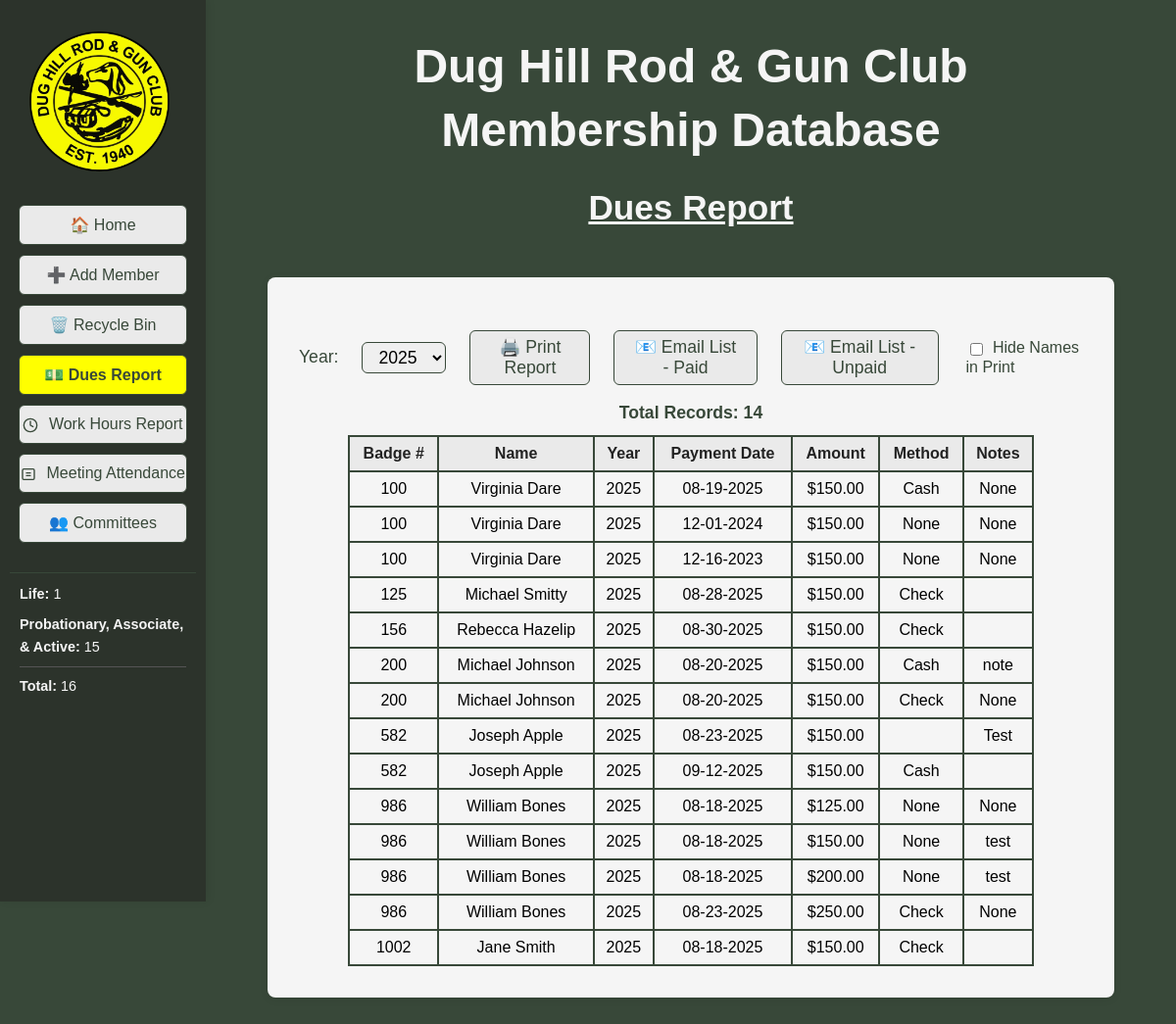
The page /dues_report on the database its author committed.
### tables this page shows
CREATE TABLE "dues" (
            id INTEGER PRIMARY KEY AUTOINCREMENT,
            member_id INTEGER,
            payment_date TEXT,
            year TEXT DEFAULT (strftime('%Y','now')),
            amount REAL,
            method TEXT,
            notes TEXT,
            FOREIGN KEY (member_id) REFERENCES members(id) ON DELETE CASCADE
        );

CREATE TABLE members (
                id INTEGER PRIMARY KEY AUTOINCREMENT,
                badge_number TEXT,
                membership_type TEXT,
                first_name TEXT,
                last_name TEXT,
                dob TEXT,
                email TEXT,
                phone TEXT,
                address TEXT,
                city TEXT,
                state TEXT,
                zip TEXT,
                join_date TEXT,
                email2 TEXT,
                sponsor TEXT,
                card_internal TEXT,
                card_external TEXT,
                deleted INTEGER DEFAULT 0
            , phone2 TEXT, waiver INTEGER DEFAULT 0, middle_name TEXT DEFAULT '', nickname TEXT DEFAULT '', suffix TEXT DEFAULT '', deleted_on TEXT);

### DH_DB_Webapp/app.py (the view)
@app.route('/add_work_hours/<int:member_id>', methods=['POST'])
@app.route('/dues_report')
def dues_report():
	year = request.args.get('year')
	years = database.get_dues_years()
	if not year:
		now = datetime.datetime.now()
		current_year = str(now.year)
		if current_year in years:
			year = current_year
		elif years:
			year = years[0]
		else:
			year = None
	dues = database.get_all_dues_by_year(year)
	now = datetime.datetime.now()
	member_stats = get_member_stats()
	return render_template('dues_report.html', dues=dues, years=years, selected_year=year, now=now, active_page='dues_report', member_stats=member_stats)

### DH_DB_Webapp/app.py (called while the page is built)
def format_mmddyyyy(value):
    if not value:
        return ''
    try:
        from datetime import datetime
        dt = datetime.strptime(value, '%Y-%m-%d')
        return dt.strftime('%m-%d-%Y')
    except Exception:
        return value

def get_member_stats():
	all_members = database.get_all_members()
	life_count = len([m for m in all_members if m['membership_type'] == 'Life'])
	voting_count = len([m for m in all_members if m['membership_type'] in ['Probationary', 'Associate', 'Active']])
	total_count = len(all_members)
	return {
		'life_members': life_count,
		'voting_members': voting_count,
		'total_members': total_count
	}

### DH_DB_Webapp/database.py (called while the page is built)
def get_dues_years():
    conn = get_connection()
    c = conn.cursor()
    c.execute("SELECT DISTINCT strftime('%Y', payment_date) as year FROM dues ORDER BY year DESC")
    years = [row['year'] for row in c.fetchall() if row['year']]
    conn.close()
    if '2026' not in years:
        years.insert(0, '2026')
    return years

def get_all_dues_by_year(year=None):
    conn = get_connection()
    c = conn.cursor()
    if year:
        c.execute("SELECT d.*, m.first_name, m.last_name, m.badge_number FROM dues d JOIN members m ON d.member_id = m.id WHERE m.deleted=0 AND d.year=? ORDER BY CAST(m.badge_number AS INTEGER), m.last_name, m.first_name", (year,))
    else:
        c.execute("SELECT d.*, m.first_name, m.last_name, m.badge_number FROM dues d JOIN members m ON d.member_id = m.id WHERE m.deleted=0 ORDER BY CAST(m.badge_number AS INTEGER), m.last_name, m.first_name")
    rows = c.fetchall()
    conn.close()
    return rows

def get_connection():
	conn = sqlite3.connect(DB_NAME)
	conn.row_factory = sqlite3.Row
	return conn

def get_all_members():
	conn = get_connection()
	c = conn.cursor()
	c.execute("SELECT * FROM members WHERE deleted=0 ORDER BY CAST(badge_number AS INTEGER), last_name, first_name")
	rows = c.fetchall()
	conn.close()
	return rows

### DH_DB_Webapp/templates/dues_report.html (shortened to what this page needs)
<!DOCTYPE html>
<html>
<head>
</head>
<body style="background-color:#384839; font-family:Arial, Helvetica, sans-serif;">
    <div style="display:flex; flex-direction:row;">
        <div style="position:fixed; top:0; left:0; height:100vh; width:210px; background-color:#2c332b; display:flex; flex-direction:column; align-items:center; padding-top:120px; z-index:100; box-shadow:2px 0 8px rgba(0,0,0,0.08);">
            <img src="{{ url_for('static', filename='Main_Logo-removebg-preview.png') }}" alt="Main Logo" style="height:143px; margin-top:-88px; margin-left:-8px; margin-bottom:34px;">
            <a href="{{ url_for('index') }}" class="{{ 'active-menu' if active_page == 'home' else '' }}" style="width:170px; display:inline-block; padding:10px 0; margin-bottom:10px; border-radius:6px; border:1px solid #384839; background-color:#eaeaea; color:#384839; text-decoration:none; font-weight:{{ 'bold' if active_page == 'home' else 'normal' }}; font-size:1em; font-family:Arial, Helvetica, sans-serif; box-shadow:0 1px 2px rgba(0,0,0,0.04); text-align:center;">🏠 Home</a>
            <a href="javascript:void(0);" onclick="openModal('addMemberModal')" style="width:170px; display:inline-block; padding:10px 0; margin-bottom:10px; border-radius:6px; border:1px solid #384839; background-color:#eaeaea; color:#384839; text-decoration:none; font-weight:normal; font-size:1em; font-family:Arial, Helvetica, sans-serif; box-shadow:0 1px 2px rgba(0,0,0,0.04); text-align:center;">➕ Add Member</a>
            <a href="{{ url_for('recycle_bin') }}" class="{{ 'active-menu' if active_page == 'recycle_bin' else '' }}" style="width:170px; display:inline-block; padding:10px 0; margin-bottom:10px; border-radius:6px; border:1px solid #384839; background-color:#eaeaea; color:#384839; text-decoration:none; font-weight:{{ 'bold' if active_page == 'recycle_bin' else 'normal' }}; font-size:1em; font-family:Arial, Helvetica, sans-serif; box-shadow:0 1px 2px rgba(0,0,0,0.04); text-align:center;">🗑️ Recycle Bin</a>
            <a href="{{ url_for('dues_report') }}" class="{{ 'active-menu' if active_page == 'dues_report' else '' }}" style="width:170px; display:inline-block; padding:10px 0; margin-bottom:10px; border-radius:6px; border:1px solid #384839; background-color:#eaeaea; color:#384839; text-decoration:none; font-weight:{{ 'bold' if active_page == 'dues_report' else 'normal' }}; font-size:1em; font-family:Arial, Helvetica, sans-serif; box-shadow:0 1px 2px rgba(0,0,0,0.04); text-align:center;">💵 Dues Report</a>
            <a href="{{ url_for('work_hours_report') }}" class="{{ 'active-menu' if active_page == 'work_hours_report' else '' }}" style="width:170px; display:inline-block; padding:10px 0; margin-bottom:10px; border-radius:6px; border:1px solid #384839; background-color:#eaeaea; color:#384839; text-decoration:none; font-weight:{{ 'bold' if active_page == 'work_hours_report' else 'normal' }}; font-size:1em; font-family:Arial, Helvetica, sans-serif; box-shadow:0 1px 2px rgba(0,0,0,0.04); text-align:center;">
                <img src="{{ url_for('static', filename='icon_work_hours.svg') }}" alt="Work Hours" style="height:1em; vertical-align:middle; margin-right:6px;"> Work Hours Report
            </a>
            <a href="{{ url_for('meeting_attendance_report') }}" class="{{ 'active-menu' if active_page == 'meeting_attendance_report' else '' }}" style="width:170px; display:inline-block; padding:10px 0; margin-bottom:10px; border-radius:6px; border:1px solid #384839; background-color:#eaeaea; color:#384839; text-decoration:none; font-weight:{{ 'bold' if active_page == 'meeting_attendance_report' else 'normal' }}; font-size:1em; font-family:Arial, Helvetica, sans-serif; box-shadow:0 1px 2px rgba(0,0,0,0.04); text-align:center;">
                <img src="{{ url_for('static', filename='icon_attendance.svg') }}" alt="Attendance" style="height:1em; vertical-align:middle; margin-right:6px;"> Meeting Attendance
            </a>
            <a href="{{ url_for('committees') }}" class="{{ 'active-menu' if active_page == 'committees' else '' }}" style="width:170px; display:inline-block; padding:10px 0; margin-bottom:10px; border-radius:6px; border:1px solid #384839; background-color:#eaeaea; color:#384839; text-decoration:none; font-weight:{{ 'bold' if active_page == 'committees' else 'normal' }}; font-size:1em; font-family:Arial, Helvetica, sans-serif; box-shadow:0 1px 2px rgba(0,0,0,0.04); text-align:center;">👥 Committees</a>
            <div style="width:170px; margin-top:20px; padding:10px; border-top:1px solid #384839;">
                <div style="color:#f5f5f5; font-size:0.9em; line-height:1.6; text-align:left;">
                    <div style="margin-bottom:8px;"><strong>Life:</strong> {{ member_stats.life_members }}</div>
                    <div style="margin-bottom:8px;"><strong>Probationary, Associate, & Active:</strong> {{ member_stats.voting_members }}</div>
                    <div style="border-top:1px solid #555; padding-top:8px;"><strong>Total:</strong> {{ member_stats.total_members }}</div>
                </div>
            </div>
        </div>
        <div style="flex:1; margin-left:210px; display:flex; flex-direction:column; align-items:center;">
            <div style="display:flex; flex-direction:row; justify-content:center; margin-bottom:20px; width:100%;">
                <div style="text-align:center; width:100%;">
                    <h1 style="margin-bottom:0.2em; color:#f5f5f5; font-size:3em;">Dug Hill Rod & Gun Club</h1>
                    <h1 style="margin-top:0.2em; color:#f5f5f5; font-size:3em;">Membership Database</h1>
                    <h2 style="font-size:2.2em; margin-bottom:0.2em; margin-top:0; text-align:center; color:#f5f5f5; font-family:Arial, Helvetica, sans-serif; font-weight:bold; text-decoration:underline;">Dues Report</h2>
                </div>
            </div>
            <div style="background-color:#f5f5f5; border-radius:8px; padding:32px; min-width:400px; min-height:200px; box-shadow:0 2px 8px rgba(0,0,0,0.08); margin-bottom:40px; margin-top:24px; width:100%; max-width:800px;">
                <div style="display:flex; align-items:center; gap:16px; justify-content:center; margin-bottom:18px;">
                    <form method="get" action="{{ url_for('dues_report') }}" style="display:inline-flex; align-items:center; gap:16px; margin:0;">
                        <label for="year" style="font-size:1.1em; color:#384839; margin-right:8px;">Year:</label>
                        <select name="year" id="year" onchange="this.form.submit()" style="font-size:1.1em; padding:4px 12px; border-radius:6px; border:1px solid #384839;">
                            {% for y in years %}
                            {% if y != 'All' and y != 'all' %}
                            <option value="{{ y }}" {% if selected_year == y %}selected{% endif %}>{{ y }}</option>
                            {% endif %}
                            {% endfor %}
                        </select>
                    </form>
                    <button type="button" class="print-btn" onclick="addGeneratedLineAndPrint()" style="padding:6px 18px; font-size:1.1em; border-radius:6px; border:1px solid #384839; background-color:#eaeaea; color:#384839; cursor:pointer; margin-left:8px;">🖨️ Print Report</button>
                    <button type="button" class="print-btn" onclick="window.location.href='{{ url_for('dues_email_list', year=selected_year) }}'" style="padding:6px 18px; font-size:1.1em; border-radius:6px; border:1px solid #384839; background-color:#eaeaea; color:#384839; cursor:pointer; margin-left:8px;">📧 Email List - Paid</button>
                    <button type="button" class="print-btn" onclick="window.location.href='{{ url_for('dues_unpaid_email_list', year=selected_year) }}'" style="padding:6px 18px; font-size:1.1em; border-radius:6px; border:1px solid #384839; background-color:#eaeaea; color:#384839; cursor:pointer; margin-left:8px;">📧 Email List - Unpaid</button>
                    <label class="hide-names-label" style="font-size:1em; color:#384839; margin-left:12px;">
                        <input type="checkbox" id="hideNamesPrint" style="margin-right:6px; vertical-align:middle;" onclick="toggleHideNames()"> Hide Names in Print
                    </label>
                </div>
                <div style="text-align:center; margin-bottom:12px; font-size:1.1em; color:#384839; font-weight:bold;">
                    Total Records: {{ dues|length }}
                </div>
                <table id="duesTable" style="width:100%; max-width:700px; margin:auto; border-collapse:collapse;">
                    <thead>
                    <tr style="background:#eaeaea; color:#222;">
                        <th id="th0" style="padding:8px; border:2px solid #384839; cursor:pointer; text-align:center;" onclick="sortTable(0)">Badge # </th>
                        <th id="th1" class="name-col" style="padding:8px; border:2px solid #384839; cursor:pointer;" onclick="sortTable(1)">Name </th>
                        <th id="th2" style="padding:8px; border:2px solid #384839; cursor:pointer; text-align:center;" onclick="sortTable(2)">Year </th>
                        <th id="th3" style="padding:8px; border:2px solid #384839; cursor:pointer;" onclick="sortTable(3)">Payment Date </th>
                        <th id="th4" style="padding:8px; border:2px solid #384839; cursor:pointer;" onclick="sortTable(4)">Amount </th>
                        <th id="th5" style="padding:8px; border:2px solid #384839; cursor:pointer;" onclick="sortTable(5)">Method </th>
                        <th id="th6" style="padding:8px; border:2px solid #384839; cursor:pointer;" onclick="sortTable(6)">Notes </th>
                    </tr>
                    </thead>
                    <tbody>
                    {% for due in dues %}
                    <tr style="cursor:pointer;" onclick="goToMemberDetails({{ due['member_id'] }})">
                        <td style="padding:8px; border:2px solid #384839; text-align:center;">{{ due['badge_number'] }}</td>
                        <td class="name-col" style="padding:8px; border:2px solid #384839;">{{ due['first_name'] }} {{ due['last_name'] }}</td>
                        <td style="padding:8px; border:2px solid #384839; text-align:center;">{{ due['year'] }}</td>
                        <td style="padding:8px; border:2px solid #384839;">{{ due['payment_date']|format_mmddyyyy }}</td>
                        <td style="padding:8px; border:2px solid #384839;">${{ '%.2f'|format(due['amount']) }}</td>
                        <td style="padding:8px; border:2px solid #384839;">{{ due['method'] }}</td>
                        <td style="padding:8px; border:2px solid #384839;">{{ due['notes'] }}</td>
                    </tr>
                    {% endfor %}
                    </tbody>
                </table>
            </div>
        </div>
        </div>
</body>
</html>

### DH_DB_Webapp/templates/dues_report.html (style rules this page uses)
.active-menu { background-color: #c7e3c7 !important; font-weight: bold !important; }
body { background-color: #f5f5f5; font-family: Arial, Helvetica, sans-serif; }
table { width:100%; max-width:700px; margin:auto; border-collapse:collapse; background:#f5f5f5; }
th, td { border:2px solid #384839; padding:8px; text-align:center; }
th { background:#eaeaea; color:#222; cursor:pointer; }
.print-btn { margin-left:8px; padding:6px 18px; font-size:1.1em; border-radius:6px; border:1px solid #384839; background-color:#eaeaea; color:#384839; cursor:pointer; }
.hide-names-label { font-size:1em; color:#384839; margin-left:12px; }
.active-menu { background-color: rgb(255,255,0) !important; }

### rows shown on the page
dues: badge_number "100", first_name "Virginia", last_name "Dare", year "2025", payment_date "08-19-2025", amount "150.00", method "Cash", notes "None"
dues: badge_number "100", first_name "Virginia", last_name "Dare", year "2025", payment_date "12-01-2024", amount "150.00", method "None", notes "None"
dues: badge_number "100", first_name "Virginia", last_name "Dare", year "2025", payment_date "12-16-2023", amount "150.00", method "None", notes "None"
dues: badge_number "125", first_name "Michael", last_name "Smitty", year "2025", payment_date "08-28-2025", amount "150.00", method "Check"
dues: badge_number "156", first_name "Rebecca", last_name "Hazelip", year "2025", payment_date "08-30-2025", amount "150.00", method "Check"
dues: badge_number "200", first_name "Michael", last_name "Johnson", year "2025", payment_date "08-20-2025", amount "150.00", method "Cash", notes "note"
dues: badge_number "200", first_name "Michael", last_name "Johnson", year "2025", payment_date "08-20-2025", amount "150.00", method "Check", notes "None"
dues: badge_number "582", first_name "Joseph", last_name "Apple", year "2025", payment_date "08-23-2025", amount "150.00", notes "Test"
dues: badge_number "582", first_name "Joseph", last_name "Apple", year "2025", payment_date "09-12-2025", amount "150.00", method "Cash"
dues: badge_number "986", first_name "William", last_name "Bones", year "2025", payment_date "08-18-2025", amount "125.00", method "None", notes "None"
dues: badge_number "986", first_name "William", last_name "Bones", year "2025", payment_date "08-18-2025", amount "150.00", method "None", notes "test"
dues: badge_number "986", first_name "William", last_name "Bones", year "2025", payment_date "08-18-2025", amount "200.00", method "None", notes "test"
dues: badge_number "986", first_name "William", last_name "Bones", year "2025", payment_date "08-23-2025", amount "250.00", method "Check", notes "None"
dues: badge_number "1002", first_name "Jane", last_name "Smith", year "2025", payment_date "08-18-2025", amount "150.00", method "Check"

### other values the page prints
{{ member_stats.life_members }} "1"
{{ member_stats.voting_members }} "15"
{{ member_stats.total_members }} "16"
{{ dues|length }} "14"
form field year "2025"
